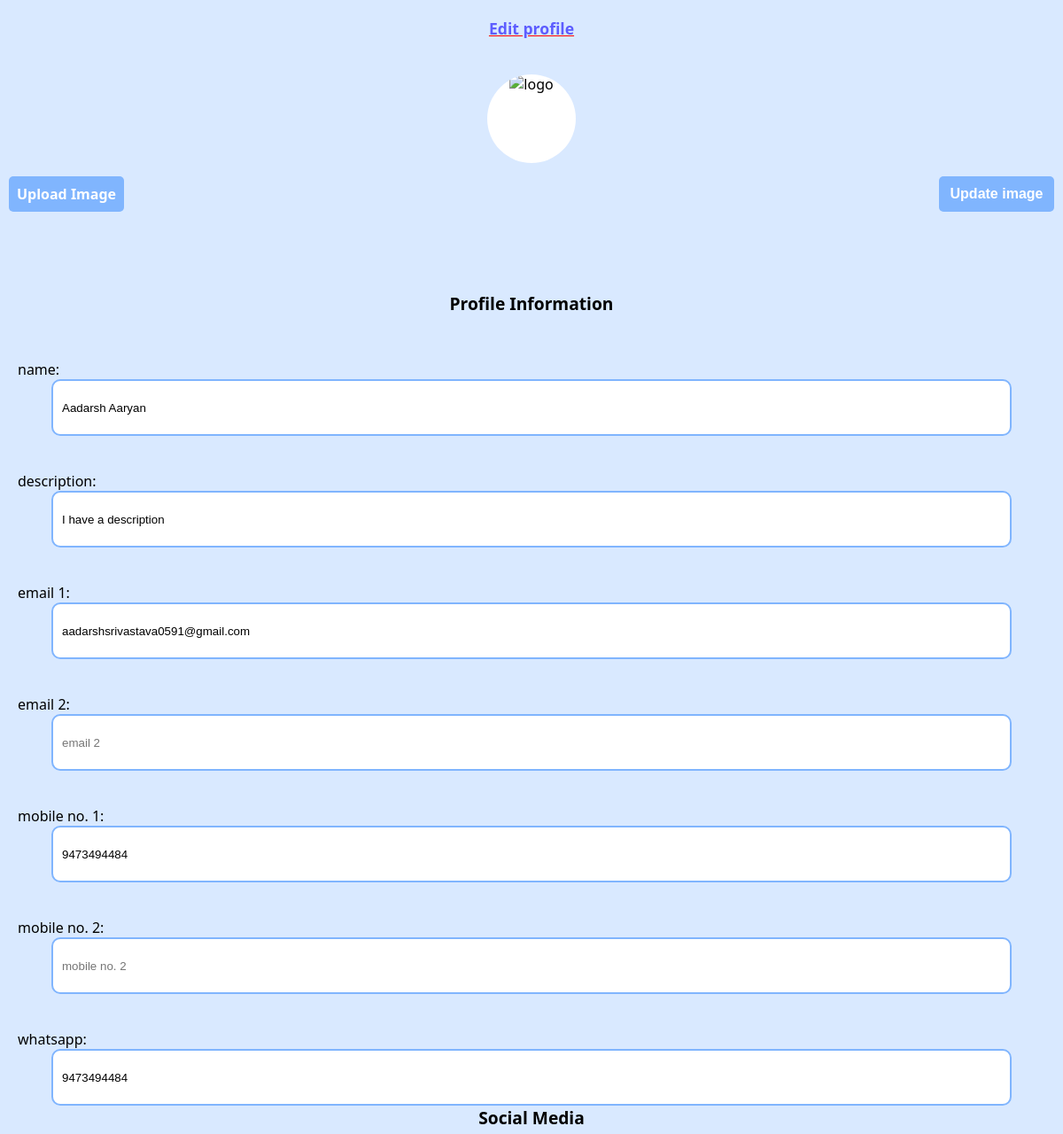
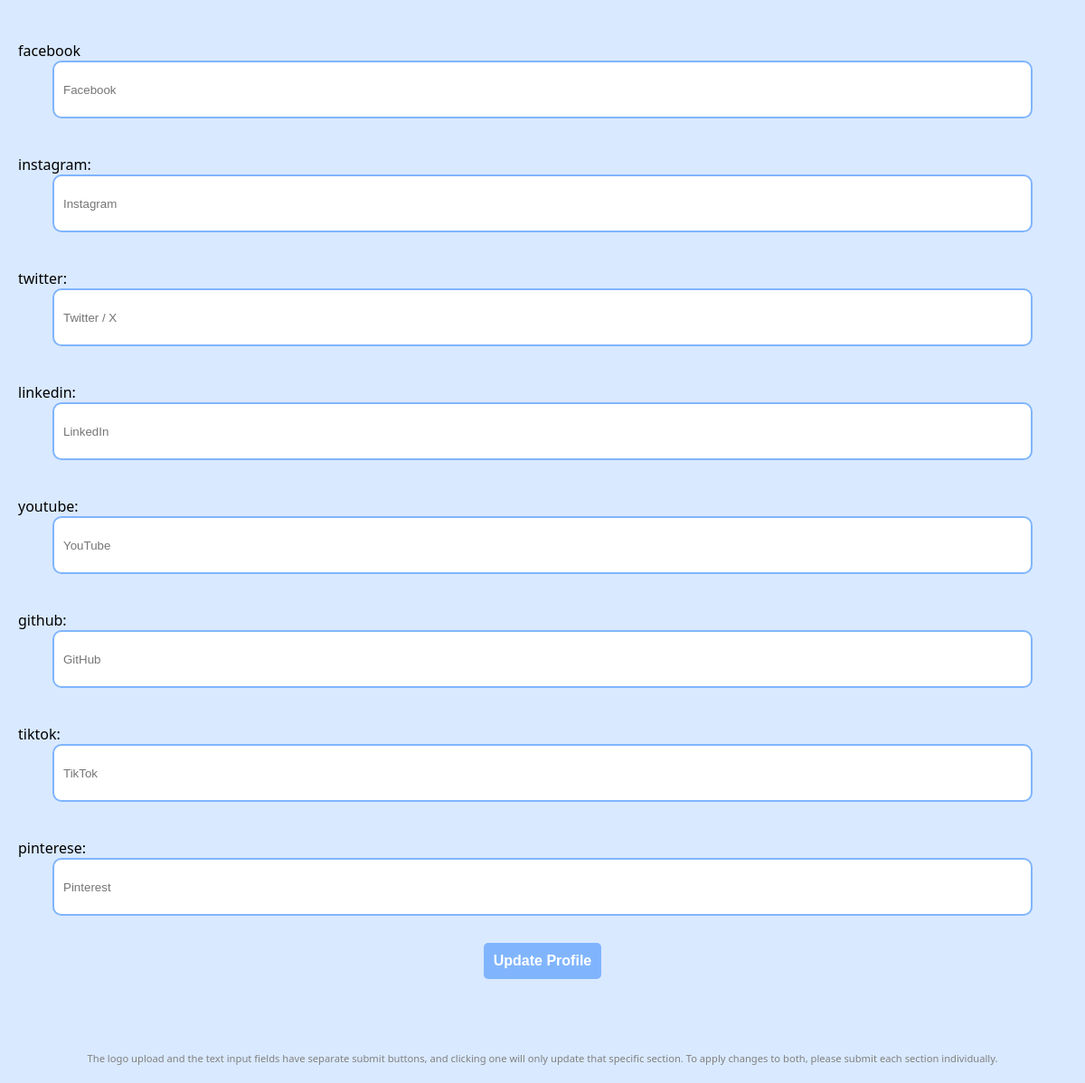
The page /edit_profile (signed in) on the database its author committed (2 pictures, top to bottom).
### tables this page shows
CREATE TABLE profile(
    id INTEGER PRIMARY KEY AUTOINCREMENT,
    name TEXT,
    description TEXT,
    email_1 TEXT,
    email_2 TEXT,
    mobile_no_1 TEXT,
    mobile_no_2 TEXT,
    whatsapp TEXT,
    facebook TEXT,
    instagram TEXT,
    twitter TEXT,
    linkedin TEXT,
    youtube TEXT,
    github TEXT,
    tiktok TEXT,
    pinterest TEXT,
    user_id INTEGER,
    FOREIGN KEY (user_id) REFERENCES users(id)
);

### routes/edit_profile.py (the view, shortened to what this page needs)
@edit_profile.route("/edit_profile", methods=["GET", "POST"])
def edit_profile_page():
    if "user_id" not in session:
        flash("Please login first")
        return redirect(url_for("auth.login"))
    with sqlite3.connect("arbor_db.db") as connection:
        connection.row_factory = sqlite3.Row
        cursor = connection.cursor()
        cursor.execute("SELECT * FROM profile WHERE user_id = ?", (session["user_id"],))
        values = cursor.fetchone()
    return render_template("dashboard/edit_profile.html", values=values)

### templates/dashboard/edit_profile.html (shortened to what this page needs)
<!DOCTYPE html>
<html lang="en">
<head>
    <link rel="stylesheet" href="{{ url_for('static', filename='css/edit_profile.css') }}">
</head>
<body>
    <div class="headline">
        <h1>Edit profile</h1>
    </div>
    <div class="logo">
        <img src="static/images/ChatGPT Image May 31, 2026, 10_31_54 PM.png" alt="logo">
    </div>
    <form class="first_form" action="/upload" method="POST" enctype="multipart/form-data">
        <label for="fileUpload" class="custom-btn">Upload Image</label>
        <button type="submit">Update image</button>
    </form>
    <form action="/edit_profile" method="post" class="second_form">
        <h2>Profile Information</h2>
        <p>name:</p>
        <input value="{{ values.name or '' }}" type="text" name="name" maxlength="40" placeholder="name (max 40 chars)">
        <p>description:</p>
        <input value="{{ values.description or '' }}" type="text" name="description" placeholder="decription">
        <p>email 1:</p>
        <input value="{{ values.email_1 or '' }}" type="text" name="email_1" placeholder="email 1">
        <p>email 2:</p>
        <input value="{{ values.email_2 or '' }}" type="text" name="email_2" placeholder="email 2">
        <p>mobile no. 1:</p>
        <input value="{{ values.mobile_no_1 or '' }}" type="text" name="mobile_no_1" placeholder="mobile no. 1">
        <p>mobile no. 2:</p>
        <input value="{{ values.mobile_no_2 or '' }}" type="text" name="mobile_no_2" placeholder="mobile no. 2">
        <p>whatsapp:</p>
        <input value="{{ values.whatsapp or '' }}" type="text" name="whatsapp" placeholder="Whatsapp">
        <h2>Social Media</h2>
        <p>facebook</p>
        <input value="{{ values.facebook or '' }}" type="text" name="facebook" placeholder="Facebook">
        <p>instagram:</p>
        <input value="{{ values.instagram or '' }}" type="text" name="instagram" placeholder="Instagram">
        <p>twitter:</p>
        <input value="{{ values.twitter or '' }}" type="text" name="twitter" placeholder="Twitter / X">
        <p>linkedin:</p>
        <input value="{{ values.linkedin or '' }}" type="text" name="linkedin" placeholder="LinkedIn">
        <p>youtube:</p>
        <input value="{{ values.youtube or '' }}" type="text" name="youtube" placeholder="YouTube">
        <p>github:</p>
        <input value="{{ values.github or '' }}" type="text" name="github" placeholder="GitHub">
        <p>tiktok:</p>
        <input value="{{ values.tiktok or '' }}" type="text" name="tiktok" placeholder="TikTok">
        <p>pinterese:</p>
        <input value="{{ values.pinterest or '' }}" type="text" name="pinterest" placeholder="Pinterest">
        <button class="update_buttons_2">Update Profile</button>
    </form>
    <p class="note">The logo upload and the text input fields have separate submit buttons, and clicking one will only
        update that specific section. To apply changes to both, please submit each section individually.
    </p>
</body>
</html>

### static/css/edit_profile.css (style rules this page uses)
* { margin: 0; padding: 0; transition: all 0.3s; -webkit-tap-highlight-color: transparent; }
:root { --accent-color-deep: #80b5fe; --accent-color-light: #d9e9ff; }
body { min-height: 100vh; width: 100vw; overflow-x: hidden; font-family: 'Segoe UI', Tahoma, Geneva, Verdana, sans-serif; background-color: var(--accent-color-light); }
.logo { margin-top: 35px; background-color: white; height: 100px; width: 100px; border-radius: 50%; display: flex; justify-content: center; align-items: center; overflow: hidden; margin: 40px auto 15px auto; }
.logo img { height: 100px; }
h1 { font-size: 1.1rem; margin-top: 10px; color: rgb(93, 93, 255); text-align: center; text-decoration: underline; text-decoration-color: red; }
.first_form { display: flex; margin: 0 10px 0 10px; }
.first_form button { height: 40px; width: 130px; background: var(--accent-color-deep); color: white; border-radius: 5px; cursor: pointer; font-weight: bold; font-size: 1rem; border: none; margin-left: auto; }
.custom-btn { height: 40px; width: 130px; background: var(--accent-color-deep); color: white; border-radius: 5px; cursor: pointer; font-weight: bold; display: flex; justify-content: center; align-items: center; }
.second_form { width: 100vw; margin: 90px 0 0 0; }
.second_form input { display: block; width: calc(90% - 20px); height: 40px; border-radius: 10px; border: 2px solid var(--accent-color-deep); padding: 10px; margin: 0 auto; }
h2 { font-size: 1.2rem; text-align: center; margin-bottom: 50px; }
.note { font-size: 0.7rem; text-align: center; margin: 0 6px 20px 6px; color: gray; }
.update_buttons_2 { height: 40px; width: 130px; background: var(--accent-color-deep); color: white; border-radius: 5px; cursor: pointer; font-weight: bold; font-size: 1rem; border: none; margin: 30px auto 80px auto; display: block; }
.headline { display: flex; align-items: center; justify-content: center; margin-top: 10px; }
p { text-align: left; margin: 40px 0 0 20px; }

### rows shown on the page
profile: name "Aadarsh Aaryan", description "I have a description", email_1 "aadarshsrivastava0591@gmail.com", mobile_no_1 "9473494484", whatsapp "9473494484"
